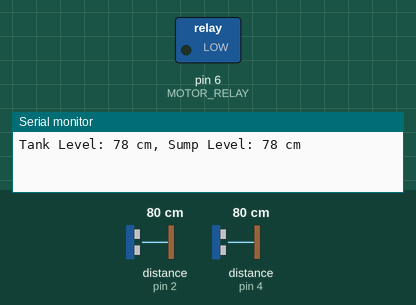
Recording of a sketch running on a simulated Arduino Uno, built with avr-gcc and run on an emulated ATmega328P. On the bench: switched loads named in the sketch (green lamp = pin HIGH), the last lines printed to the serial monitor. Wiring (inferred from the names in the program): 2 × ultrasonic range finder: trigger pin 3, echo pin 2 / trigger pin 5, echo pin 4. The test bench sets the inputs (shaded band); at power-on: distance to the obstacle (sensors on pin 2, pin 4) 80 cm. The echo pulse lasts 58.3 µs per cm; pins used as bus, display or sensor lines are not drawn.

Above: at 1.2 s.
1.3 s: distance to the obstacle (sensor on pin 2) set to 18 cm
3.4 s: distance to the obstacle (sensor on pin 2) set to 15 cm
At 4.7 s:
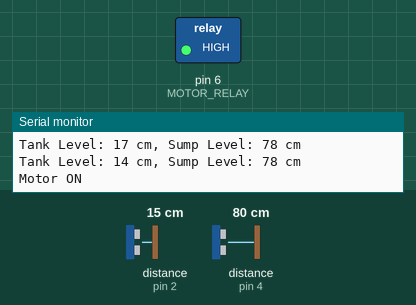
5.9 s: distance to the obstacle (sensor on pin 4) set to 13 cm
7.7 s: distance to the obstacle (sensor on pin 4) set to 10 cm
At 9.8 s:
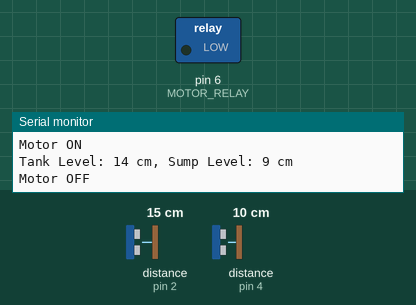
10.1 s: distance to the obstacle (sensor on pin 4) set to 18 cm
At 11.1 s:
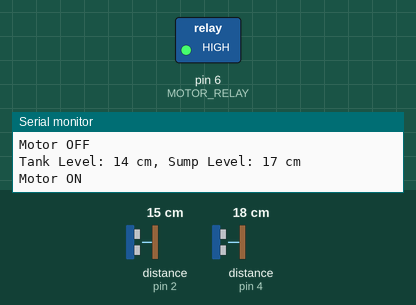
12.2 s: distance to the obstacle (sensor on pin 4) set to 2 cm
At 14.3 s:
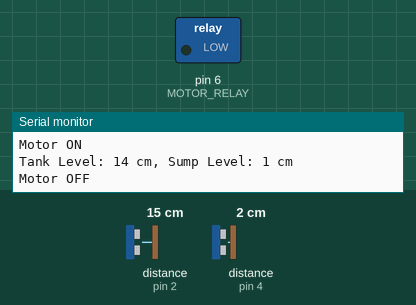
Timing chart, 0 to 15.3 s (numbered marks = the images above; inputs shaded):
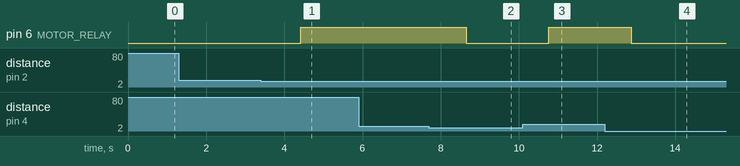

Measured:
- the behaviour switches between 17 and 16 cm on distance to the obstacle (sensor on pin 2) (found by bisection; images 0 and 1)
- the behaviour switches between 12 and 11 cm on distance to the obstacle (sensor on pin 4) (found by bisection; images 1 and 2)
- after the input at 3.4 s, pin 6 (MOTOR_RELAY): LOW → HIGH after 1.0 s
- after the input at 7.7 s, pin 6 (MOTOR_RELAY): HIGH → LOW after 0.95 s
- after the input at 10.1 s, pin 6 (MOTOR_RELAY): LOW → HIGH after 0.66 s
- after the input at 12.2 s, pin 6 (MOTOR_RELAY): HIGH → LOW after 0.67 s

The sketch:

WaterLevelController.ino
```cpp
// Define Ultrasonic Sensor PinsA
#define TRIG_TANK 3
#define ECHO_TANK 2
#define TRIG_SUMP 5
#define ECHO_SUMP 4
// Define Relay for Motor Control
#define MOTOR_RELAY 6
// Define Thresholds (in cm)
const int TANK_LOW = 15; // Adjust based on tank size
const int TANK_HIGH = 80; // Adjust based on tank size
const int SUMP_LOW = 10; // Adjust based on sump capacity
// Function to measure distance using Ultrasonic Sensor
long getDistance(int trigPin, int echoPin) {
 long total = 0;

 int readings = 5; // Take 5 samples for better accuracy
 for (int i = 0; i < readings; i++) {
 digitalWrite(trigPin, LOW);
 delayMicroseconds(2);
 digitalWrite(trigPin, HIGH);
 delayMicroseconds(10);
 digitalWrite(trigPin, LOW);
 long duration = pulseIn(echoPin, HIGH);
 total += duration * 0.034 / 2; // Convert to cm
 delay(10); // Small delay between readings
 }
 return total / readings; // Return average value
}
void setup() {
 pinMode(TRIG_TANK, OUTPUT);
 pinMode(ECHO_TANK, INPUT);
 pinMode(TRIG_SUMP, OUTPUT);
 pinMode(ECHO_SUMP, INPUT);
 pinMode(MOTOR_RELAY, OUTPUT);
 digitalWrite(MOTOR_RELAY, LOW); // Ensure motor is OFF at start
 Serial.begin(9600);
}
void loop() {
 long tankLevel = getDistance(TRIG_TANK, ECHO_TANK);
 long sumpLevel = getDistance(TRIG_SUMP, ECHO_SUMP);
 Serial.print("Tank Level: "); Serial.print(tankLevel); Serial.print(" cm, ");
 Serial.print("Sump Level: "); Serial.print(sumpLevel); Serial.println(" cm");
 // Turn ON Motor: If Tank Level is LOW and Sump Level is OK
 if (tankLevel <= TANK_LOW && sumpLevel > SUMP_LOW) {
 digitalWrite(MOTOR_RELAY, HIGH); // Turn ON Motor
 Serial.println("Motor ON");
 }
 // Turn OFF Motor: If Tank is Full OR Sump Level is too Low
 if (tankLevel >= TANK_HIGH || sumpLevel <= SUMP_LOW) {
 digitalWrite(MOTOR_RELAY, LOW); // Turn OFF Motor
 Serial.println("Motor OFF");
 }
 delay(2000); // Wait before next reading
}
```
